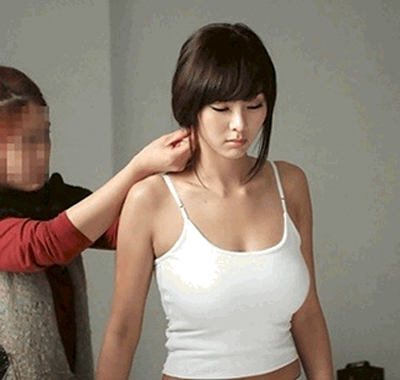
//> input picture dsp_proj/backup/Gna.jpg, 400 x 380 px
$ ./cv31   (built with g++ and OpenCV 4)
//> lines starting //> are read from the running program, lines starting //| are printed output that depends on the picture; after the words box and inside, x2 and y2 are one past the last pixel; in counts of white or black regions, pixels touching at a corner belong together
/*
 * cv27.cpp
 *
 *  Created on: Jun 27, 2018
 *      Author: howi
 */


//#include "opencv.hpp"
#include <opencv2/opencv.hpp>

using namespace cv;
using namespace std;


void onChange(int pos, void *param)
{
    Mat *pMat = (Mat *)param;
    Mat srcImage = Mat(pMat[0]);
    Mat dstImage = Mat(pMat[1]);

    int x, y, s, r;
    int nThreshold = pos;

    for(y = 0;y < srcImage.rows;y++)
    {
        for(x = 0;x < srcImage.cols; x++)
        {
            r = srcImage.at<uchar>(y, x);
            if(r > nThreshold)
                s = 255;
            else
                s = 0;
            dstImage.at<uchar>(y,x) = s;
        }
    }

    imshow("image",dstImage);
}
int main(void)
{
    Mat image[2];
    image[0] = imread("Gna.jpg",IMREAD_GRAYSCALE);
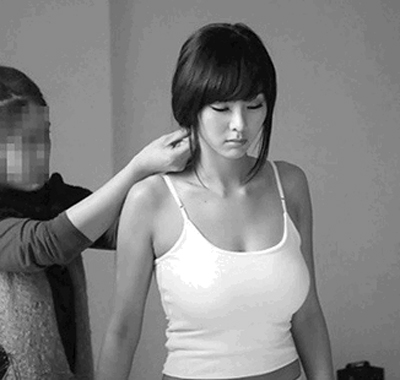
//> image[0]: 380 rows x 400 cols, CV_8UC1; min 0, max 255, mean 130.3

    if(image[0].empty())
        return -1;

    image[1].create(image[0].size(), CV_8U);

    imshow("image",image[0]);

    int pos = 128;
    onChange(pos, (void *)image);
//> in onChange, `Mat dstImage = Mat(pMat[1]);`: dstImage: 380 rows x 400 cols, CV_8UC1; every value is 0
//> the loop in onChange, `for(y = 0;y < srcImage.rows;y++)` made 380 passes
//> r on passes 1 to 3: 117, 117, 117
//> after the loop in onChange, `for(y = 0;y < srcImage.rows;y++)`:
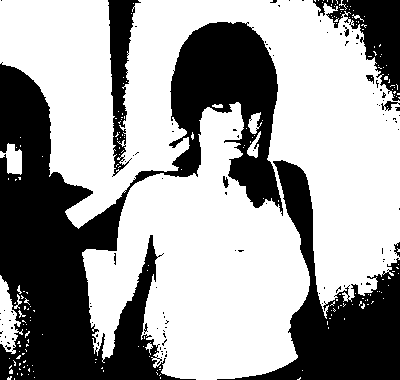
//> dstImage: 380 rows x 400 cols, CV_8UC1; 62.2% white; 105 black regions (95 under 20 px), largest, box (x1, y1, x2, y2) and area: (0, 22, 283, 380) 38569, (217, 160, 400, 380) 12135, (313, 0, 400, 101) 3551
//> after the loop in onChange, `for(y = 0;y < srcImage.rows;y++)`: r = 100; s = 0
    createTrackbar("threshold","image",&pos, 255, onChange, (void*)image);

    waitKey();

    return 0;
}

$ run again, with dsp_proj/backup/back2.jpg copied over dsp_proj/backup/Gna.jpg
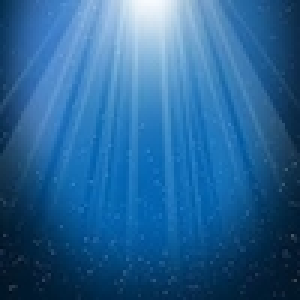
//> input picture dsp_proj/backup/back2.jpg, 100 x 100 px (shown 3 times larger)
//> `image[0] = imread("Gna.jpg",IMREAD_GRAYSCALE);`:
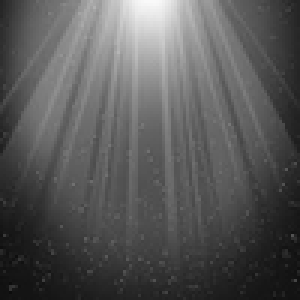
//> image[0]: 100 rows x 100 cols, CV_8UC1 (shown 3 times larger); min 12, max 249, mean 86.9
//> the loop in onChange, `for(y = 0;y < srcImage.rows;y++)` made 100 passes
//> r on passes 1 to 8: 37, 37, 37, 37, 38, 37, 37, 37
//> after the loop in onChange, `for(y = 0;y < srcImage.rows;y++)`:
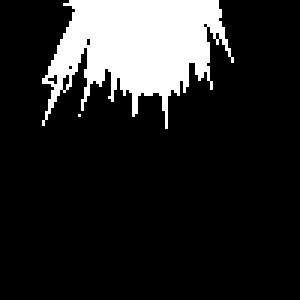
//> dstImage: 100 rows x 100 cols, CV_8UC1 (shown 3 times larger); 15.4% white; 2 white regions (1 under 20 px), largest, box (x1, y1, x2, y2) and area: (14, 0, 78, 43) 1535
//> after the loop in onChange, `for(y = 0;y < srcImage.rows;y++)`: r = 19; s = 0

$ run again, with dsp_proj/backup/baqui(1).jpg copied over dsp_proj/backup/Gna.jpg
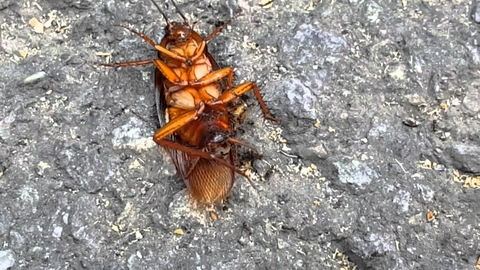
//> input picture dsp_proj/backup/baqui(1).jpg, 480 x 270 px
//> `image[0] = imread("Gna.jpg",IMREAD_GRAYSCALE);`:
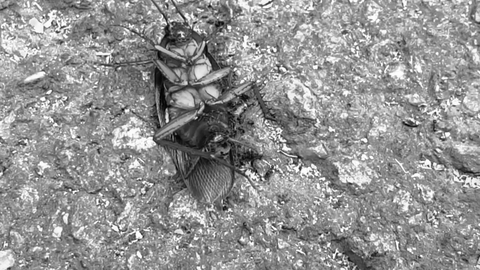
//> image[0]: 270 rows x 480 cols, CV_8UC1; min 0, max 255, mean 146.8
//> the loop in onChange, `for(y = 0;y < srcImage.rows;y++)` made 270 passes
//> (r, s) on passes 1 to 3: (174, 255), (117, 0), (139, 255)
//> after the loop in onChange, `for(y = 0;y < srcImage.rows;y++)`:
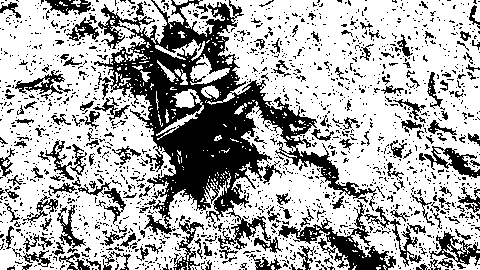
//> dstImage: 270 rows x 480 cols, CV_8UC1; 68.1% white; 1855 black regions (1679 under 20 px), largest, box (x1, y1, x2, y2) and area: (94, 0, 377, 259) 19411, (278, 200, 396, 270) 2029, (429, 231, 480, 268) 683
//> after the loop in onChange, `for(y = 0;y < srcImage.rows;y++)`: r = 157; s = 255

$ run again, with dsp_proj/backup/baquicake.jpg copied over dsp_proj/backup/Gna.jpg
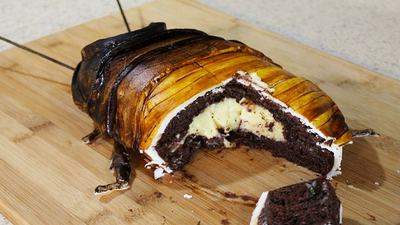
//> input picture dsp_proj/backup/baquicake.jpg, 400 x 225 px
//> `image[0] = imread("Gna.jpg",IMREAD_GRAYSCALE);`:
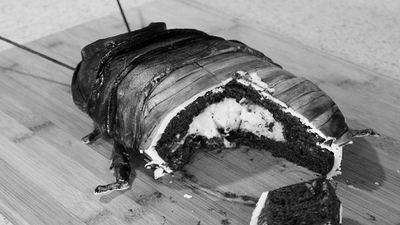
//> image[0]: 225 rows x 400 cols, CV_8UC1; min 0, max 255, mean 133.2
//> the loop in onChange, `for(y = 0;y < srcImage.rows;y++)` made 225 passes
//> r on passes 1 to 3: 195, 193, 192
//> after the loop in onChange, `for(y = 0;y < srcImage.rows;y++)`:
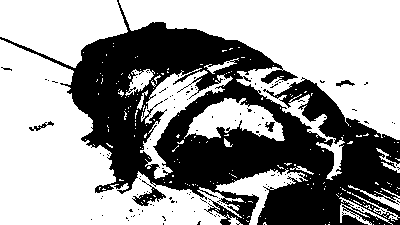
//> dstImage: 225 rows x 400 cols, CV_8UC1; 60.5% white; 126 black regions (121 under 20 px), largest, box (x1, y1, x2, y2) and area: (0, 0, 400, 225) 34783, (132, 180, 166, 206) 272, (29, 121, 54, 131) 76, (336, 80, 355, 87) 61, (265, 122, 275, 132) 56
//> after the loop in onChange, `for(y = 0;y < srcImage.rows;y++)`: r = 83; s = 0
